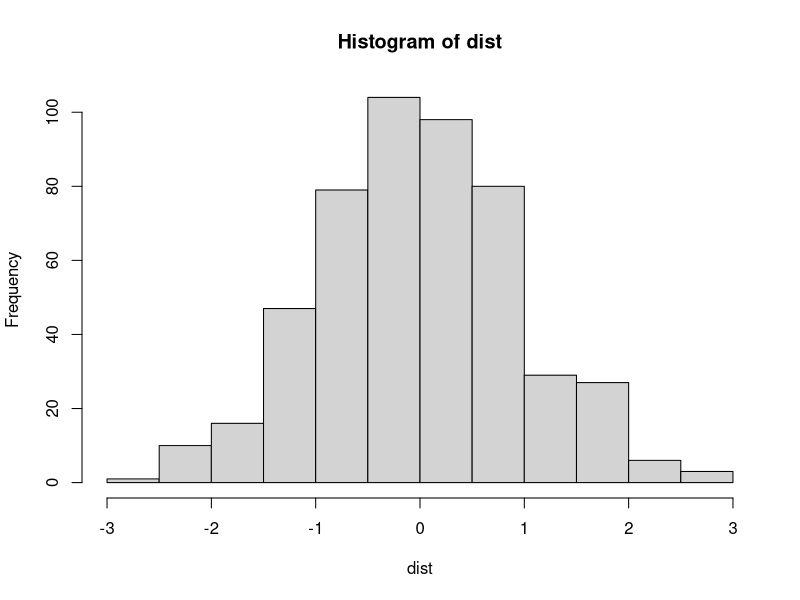

This figure's R source:
## ---- chunk 1
dist<- rnorm(500)
hist(dist)
summary(dist)
